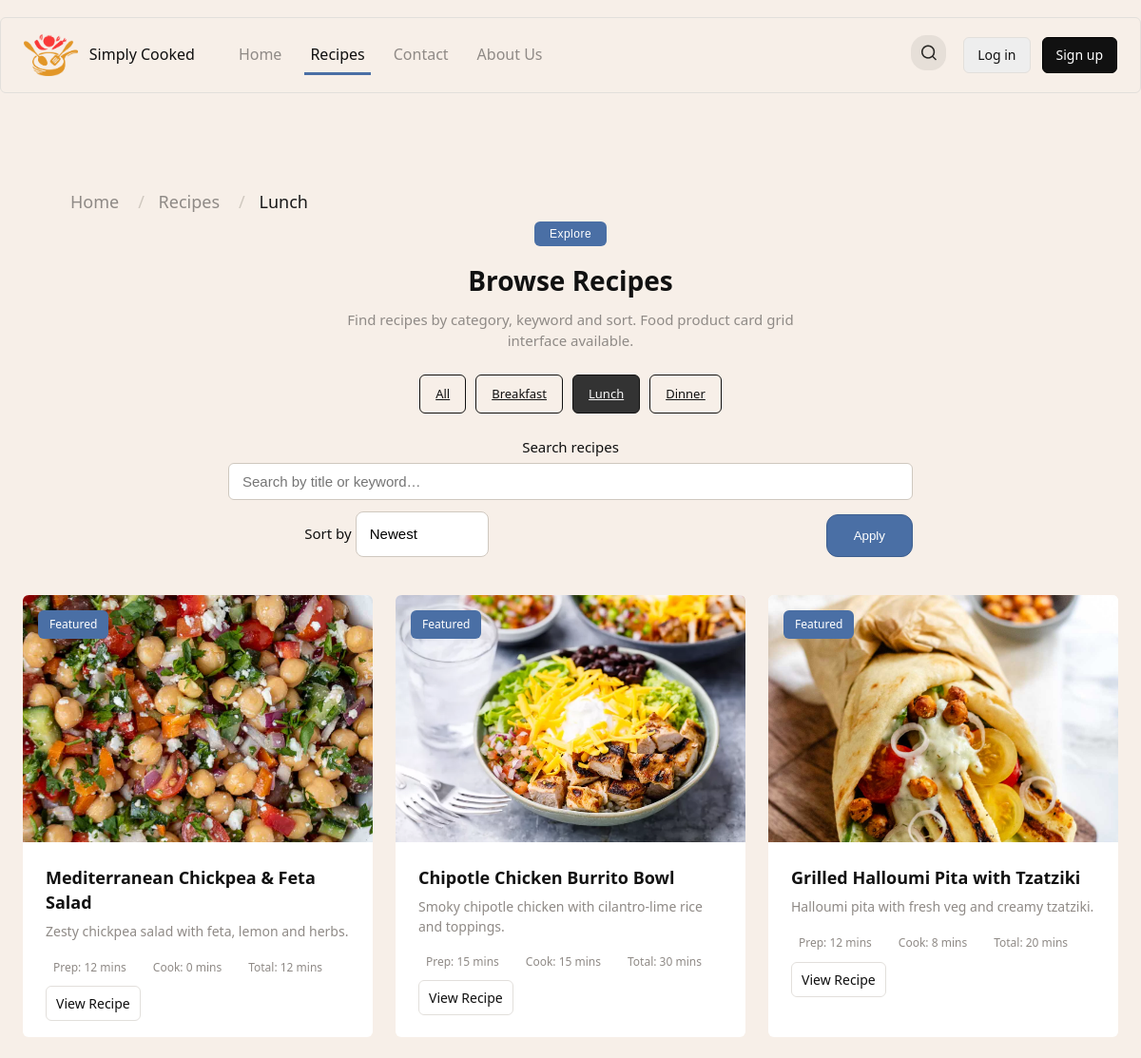
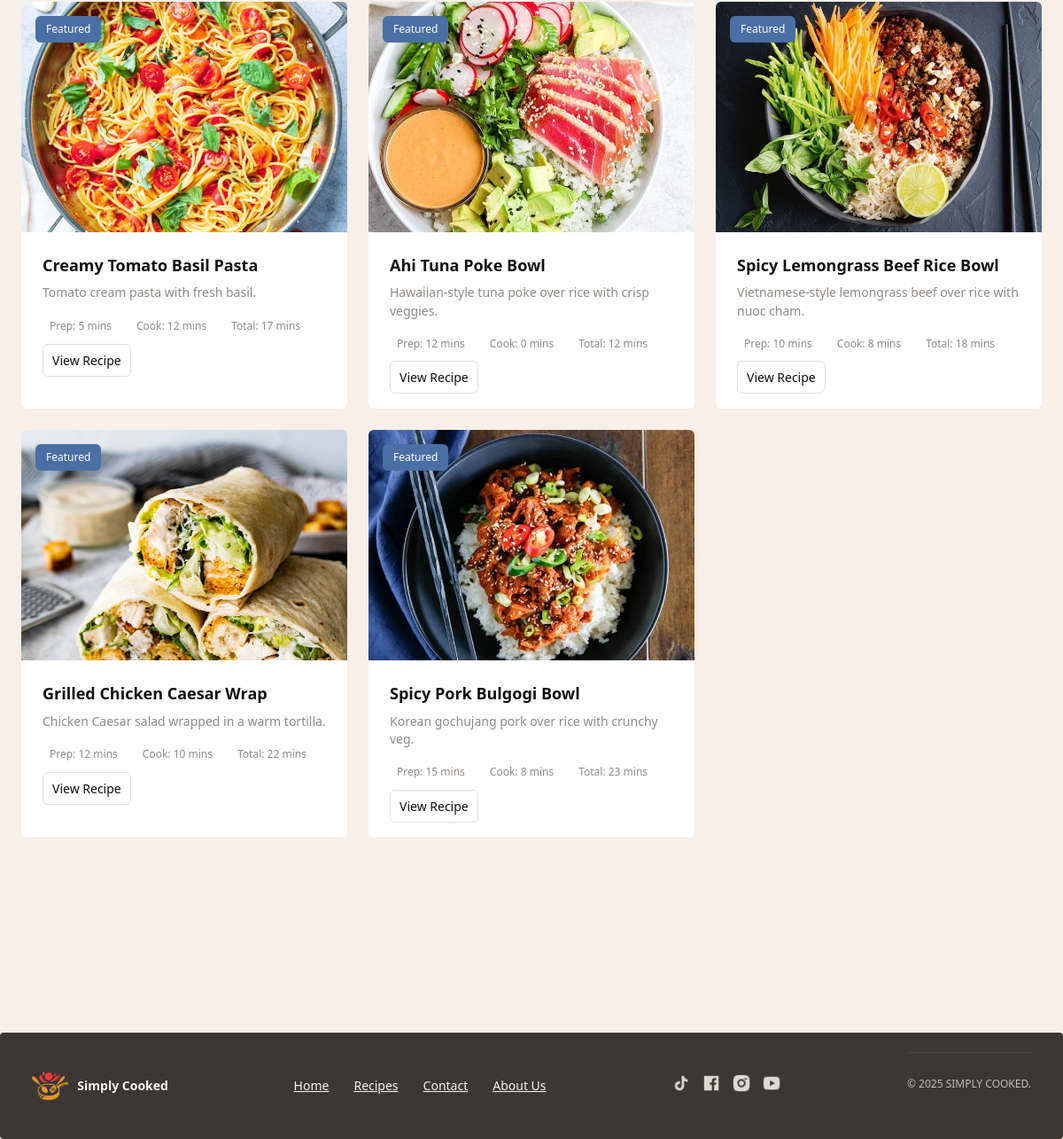
Screenshot of /recipes.php?cat=lunch&page=1 with the database file from the repository (2 pictures, top to bottom).
### tables this page shows
CREATE TABLE recipes (
  recipe_id INT UNSIGNED AUTO_INCREMENT PRIMARY KEY,
  user_id INT UNSIGNED,
  title VARCHAR(80) NOT NULL,
  slug  VARCHAR(60) NOT NULL UNIQUE,
   
  description TEXT,
  meta_description VARCHAR(150),
  keywords VARCHAR(100),
  main_image_url VARCHAR(255),
  prep_minutes  SMALLINT UNSIGNED,                
  cook_minutes  SMALLINT UNSIGNED,
  total_minutes SMALLINT UNSIGNED,  
  views INT NOT NULL DEFAULT 0,
  difficulty ENUM('easy','medium','hard') DEFAULT 'easy',
  is_featured BOOLEAN DEFAULT FALSE,
  instructions_intro TEXT NULL,
  video_url VARCHAR(255) NULL,
  origin_place VARCHAR(80) NULL,      
  origin_zoom  TINYINT UNSIGNED NULL DEFAULT 11,   
  origin_map_embed_url VARCHAR(255) NULL,          

  created_at TIMESTAMP DEFAULT CURRENT_TIMESTAMP,
  updated_at TIMESTAMP DEFAULT CURRENT_TIMESTAMP ON UPDATE CURRENT_TIMESTAMP,
  FOREIGN KEY (user_id) REFERENCES users(user_id) ON DELETE SET NULL
);

### public/recipes.php (the view, shortened to what this page needs)
<?php
require_once __DIR__ . '/../config/db.php';
$cat  = strtolower(trim($_GET['cat'] ?? 'all'));
$q    = trim($_GET['q'] ?? '');
$sort = strtolower(trim($_GET['sort'] ?? 'newest'));
$page = max(1, intval($_GET['page'] ?? 1));
$perPage = 9;
$where  = [];
$params = [];
$types  = '';
if ($cat !== 'all') {
  $where[] = "EXISTS (
                SELECT 1
                FROM recipe_categories rc
                JOIN categories c ON c.category_id = rc.category_id
                WHERE rc.recipe_id = r.recipe_id AND c.slug = ?
              )";
  $params[] = $cat;
  $types   .= 's';
}
$whereSql = $where ? ('WHERE '.implode(' AND ', $where)) : '';
switch ($sort) {
  default:
    $orderSql = "ORDER BY r.created_at DESC";
}
$offset = ($page - 1) * $perPage;
$sql = "SELECT r.recipe_id, r.title, r.slug, r.meta_description, r.keywords,
               r.main_image_url,
               r.prep_minutes, r.cook_minutes, r.total_minutes,
               r.is_featured
        FROM recipes r
        $whereSql
        $orderSql
        LIMIT ? OFFSET ?";
$stmt = $conn->prepare($sql);
if ($types) {
  $types2 = $types . 'ii';
  $params2 = array_merge($params, [$perPage, $offset]);
  $stmt->bind_param($types2, ...$params2);
} else {
  $stmt->bind_param('ii', $perPage, $offset);
}
$stmt->execute();
$res = $stmt->get_result();
$rows = $res->fetch_all(MYSQLI_ASSOC);
function keep_params(array $extra = []) {
  $params = $_GET;
  foreach ($extra as $k=>$v) $params[$k]=$v;
  return '?' . http_build_query($params);
}
function fmt_minutes($m){
  $m = (int)$m;
  if ($m < 60) return $m . ' mins';
  $h = intdiv($m, 60);
  $r = $m % 60;
  return $r ? "{$h}h {$r}m" : "{$h}h";
}
?>
<?php
include __DIR__ . '/../app/views/header.php';
?>
<main class="site-main">
  <?php
    include dirname(__DIR__) . '/app/views/breadcrumb.php';
  ?>
  <section class="container recipes-section">
    <div class="recipes-header">
      <button class="recipes-badge" type="button">Explore</button>
      <h1 class="recipes-title">Browse Recipes</h1>
      <p class="recipes-desc">
        Find recipes by category, keyword and sort. Food product card grid interface available.
      </p>
      <div class="recipe-filters">
        <?php
          $cats = ['all'=>'All','breakfast'=>'Breakfast','lunch'=>'Lunch','dinner'=>'Dinner'];
          foreach ($cats as $slug=>$label):
            $active = ($slug === $cat) ? 'active' : '';
        ?>
          <a class="filter-pill <?= $active ?>"
             href="<?= htmlspecialchars(keep_params(['cat'=>$slug,'page'=>1])) ?>"><?= htmlspecialchars($label) ?></a>
        <?php endforeach; ?>
      </div>
      <form id="recipesSearchForm" method="get" class="login-row-2col" style="margin-top:10px; gap:12px;">
        <div class="form-group" style="grid-column:1 / 3; position:relative;">
          <label for="q">Search recipes</label>
          <input id="q" name="q" type="text" placeholder="Search by title or keyword…"
                value="<?= htmlspecialchars($q) ?>">
        </div>
        <div class="form-group">
          <label for="sort">Sort by</label>
          <select id="sort" name="sort" style="padding:12px 14px; border:1px solid #cfc8bf; border-radius:8px;">
            <option value="newest" <?= $sort==='newest'?'selected':'' ?>>Newest</option>
          </select>
        </div>
        <div class="form-group" style="align-self:end; text-align:right;">
          <button class="btn-primary" type="submit">Apply</button>
        </div>
      </form>
    </div>
    <div class="cards-grid">
      <?php if (!$rows): ?>
        <p class="muted">No recipes found. Try a different filter or keyword.</p>
      <?php else: foreach ($rows as $r): ?>
        <article class="recipe-card">
          <a class="recipe-link" href="recipe.php?slug=<?= urlencode($r['slug']) ?>">
            <div class="recipe-card-media">
              <?php if (!empty($r['is_featured'])): ?>
                <span class="badge-pill badge-orange">Featured</span>
              <?php endif; ?>
              <img class="recipe-card-img"
                   src="<?= htmlspecialchars($r['main_image_url'] ?: '/assets/images/placeholder.jpg') ?>"
                   alt="<?= htmlspecialchars($r['title']) ?>">
            </div>
            <div class="recipe-body">
              <h3 class="recipe-title"><?= htmlspecialchars($r['title']) ?></h3>
              <?php if (!empty($r['meta_description'])): ?>
                <p class="recipe-excerpt"><?= htmlspecialchars($r['meta_description']) ?></p>
              <?php endif; ?>
              <div class="recipe-meta">
                <?php if (($t = fmt_minutes($r['prep_minutes'] ?? null))): ?>
                  <span class="meta-item">Prep: <?= htmlspecialchars($t) ?></span>
                <?php endif; ?>
                <?php if (($t = fmt_minutes($r['cook_minutes'] ?? null))): ?>
                  <span class="meta-item">Cook: <?= htmlspecialchars($t) ?></span>
                <?php endif; ?>
                <?php if (($t = fmt_minutes($r['total_minutes'] ?? null))): ?>
                  <span class="meta-item">Total: <?= htmlspecialchars($t) ?></span>
                <?php endif; ?>
              </div>
              <div class="recipe-cta">
                <span class="btn-small">View Recipe</span>
              </div>
            </div>
          </a>
        </article>
      <?php endforeach; endif; ?>
    </div>
  </section>
</main>
<?php include __DIR__ . '/../app/views/footer.php'; ?>

### public/css/style.css (style rules this page uses)
:root { --bg: #f7efe8; --card: #fff; --muted: #8f8a86; --accent: #4a6fa5; --accent-dark: #3e5f8f; --text: #0f0f0f; --max-width: 1450px; --shadow: none; --round: 6px; --radius-lg: 6px; --container-padding: 24px; --header-height: 80px; --font-heading: system-ui, -apple-system, "Segoe UI", Arial, sans-serif; --font-body: system-ui, -apple-system, "Segoe UI", Arial, sans-serif; }
* { box-sizing: border-box; }
html, body { height: 100%; }
body { margin: 0; background: var(--bg); color: var(--text); font-family: var(--font-body); line-height: 1.45; -webkit-font-smoothing: antialiased; -moz-osx-font-smoothing: grayscale; -webkit-text-size-adjust: 100%; }
.container { width: 100%; max-width: var(--max-width); margin: 0 auto; padding: 0 var(--container-padding); }
.site-main { padding: 28px 0 80px; }
.btn.small, .btn-small { padding: 8px 10px; border: 1px solid #e2dfdb; background: transparent; font-size: 14px; border-radius: var(--radius-lg); }
.btn-primary { padding: 14px 28px; background: var(--accent); color: #fff; border-radius: 12px; font-weight: 500; text-decoration: none; transition: background 0.2s ease; border: 1px solid var(--accent-dark); }
.cards-grid { display: grid; grid-template-columns: repeat(3, 1fr); gap: 24px; margin-top: 14px; }
.recipe-card { background: var(--card,#fff); border-radius: var(--radius-lg); box-shadow: var(--shadow,0 6px 18px rgba(14,14,14,.06)); overflow: hidden; }
.recipe-card-media { position: relative; }
.recipe-card-img { width: 100%; height: 260px; display: block; object-fit: cover; }
.recipe-link { display: flex; flex-direction: column; text-decoration: none; color: inherit; height: 100%; }
.badge-pill { padding: 6px 12px; background: #eee; position: absolute; left: 16px; top: 16px; border-radius: var(--round); font-size: 12px; font-weight: 500; }
.badge-orange { background: var(--accent,#ff6f48); color: #fff; }
.recipe-body { padding: 24px; display: flex; flex-direction: column; min-height: 180px; }
.recipe-title { margin: 0 0 8px; color: #111; font-family: var(--font-heading); font-size: 18px; }
.recipe-excerpt { margin: 0 0 12px; color: var(--muted); font-size: 14px; }
.recipe-meta { display: flex; gap: 12px; color: var(--muted); font-size: 12px; margin-bottom: 12px; }
.meta-item { padding: 6px 8px; background: transparent; display: inline-flex; align-items: center; gap: 8px; border-radius: 8px; }
.recipe-cta { margin-top: auto; }
.recipes-header { max-width: 720px; margin: 0 auto 40px; text-align: center; }
.recipes-badge { padding: 6px 16px; background: var(--accent); color: #fff; border: none; border-radius: var(--round); font-size: 12px; font-weight: 500; letter-spacing: 0.5px; cursor: default; margin-bottom: 12px; }
.recipes-title { margin: 8px 0 12px; color: #111; font-family: var(--font-heading); font-size: 28px; line-height: 1.2; }
.recipes-desc { max-width: 520px; margin: 0 auto 24px; color: var(--muted); font-size: 15px; line-height: 1.5; }
.recipe-filters { display: flex; flex-wrap: wrap; justify-content: center; gap: 10px; margin-bottom: 24px; }
.filter-pill { padding: 10px 16px; background: transparent; color: #111; border: 1px solid #111; border-radius: var(--round); font-size: 13px; font-weight: 500; cursor: pointer; transition: all 0.2s ease; }
.filter-pill.active, .filter-pill:hover { background: #333; color: #f8f8f8; transition: none; }
.login-row-2col { display: grid; grid-template-columns: 1fr 1fr; gap: 20px; }
.recipes-section input[type="text"] { border: 1px solid #cfc8bf; border-radius: var(--round); padding: 10px 14px; font-size: 15px; width: 100%; transition: all 0.2s ease; }
.recipes-section select { border: 1px solid #cfc8bf; border-radius: var(--round); font-size: 15px; padding: 10px 12px; background: #fff; appearance: none; line-height: 1.45; }
.recipes-section label { display: inline-block; margin-bottom: 6px; font-weight: 500; font-size: 15px; color: var(--text); }

### rows the page displays
recipes: is_featured "Featured", main_image_url (placeholder picture), title "Mediterranean Chickpea & Feta Salad", meta_description "Zesty chickpea salad with feta, lemon and herbs.", prep_minutes "12 mins", cook_minutes "0 mins", total_minutes "12 mins"
recipes: is_featured "Featured", main_image_url (placeholder picture), title "Chipotle Chicken Burrito Bowl", meta_description "Smoky chipotle chicken with cilantro-lime rice and toppings.", prep_minutes "15 mins", cook_minutes "15 mins", total_minutes "30 mins"
recipes: is_featured "Featured", main_image_url (placeholder picture), title "Grilled Halloumi Pita with Tzatziki", meta_description "Halloumi pita with fresh veg and creamy tzatziki.", prep_minutes "12 mins", cook_minutes "8 mins", total_minutes "20 mins"
recipes: is_featured "Featured", main_image_url (picture), title "Creamy Tomato Basil Pasta", meta_description "Tomato cream pasta with fresh basil.", prep_minutes "5 mins", cook_minutes "12 mins", total_minutes "17 mins"
recipes: is_featured "Featured", main_image_url (placeholder picture), title "Ahi Tuna Poke Bowl", meta_description "Hawaiian-style tuna poke over rice with crisp veggies.", prep_minutes "12 mins", cook_minutes "0 mins", total_minutes "12 mins"
recipes: is_featured "Featured", main_image_url (picture), title "Spicy Lemongrass Beef Rice Bowl", meta_description "Vietnamese-style lemongrass beef over rice with nuoc cham.", prep_minutes "10 mins", cook_minutes "8 mins", total_minutes "18 mins"
recipes: is_featured "Featured", main_image_url (placeholder picture), title "Grilled Chicken Caesar Wrap", meta_description "Chicken Caesar salad wrapped in a warm tortilla.", prep_minutes "12 mins", cook_minutes "10 mins", total_minutes "22 mins"
recipes: is_featured "Featured", main_image_url (placeholder picture), title "Spicy Pork Bulgogi Bowl", meta_description "Korean gochujang pork over rice with crunchy veg.", prep_minutes "15 mins", cook_minutes "8 mins", total_minutes "23 mins"

### other values shown
$c['label'] "Home"
$c['label'] "Recipes"
$c['label'] "Lunch"
$label "All"
$label "Breakfast"
$label "Lunch"
$label "Dinner"
